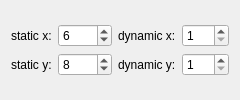
             <widget class="QWidget" name="tab_10">
              <attribute name="title">
               <string>xy-mesh</string>
              </attribute>
              <layout class="QGridLayout" name="gridLayout_34">
               <item row="0" column="0">
                <layout class="QGridLayout" name="gridLayout_33">
                 <item row="1" column="3">
                  <widget class="QLabel" name="label_36">
                   <property name="text">
                    <string>dynamic y:</string>
                   </property>
                  </widget>
                 </item>
                 <item row="1" column="2">
                  <widget class="QSpinBox" name="sb_synum">
                   <property name="minimum">
                    <number>1</number>
                   </property>
                   <property name="maximum">
                    <number>9999</number>
                   </property>
                   <property name="value">
                    <number>8</number>
                   </property>
                  </widget>
                 </item>
                 <item row="0" column="4">
                  <widget class="QSpinBox" name="sb_dxnum">
                   <property name="minimum">
                    <number>1</number>
                   </property>
                   <property name="maximum">
                    <number>999</number>
                   </property>
                   <property name="value">
                    <number>1</number>
                   </property>
                  </widget>
                 </item>
                 <item row="1" column="4">
                  <widget class="QSpinBox" name="sb_dynum">
                   <property name="minimum">
                    <number>1</number>
                   </property>
                   <property name="maximum">
                    <number>999</number>
                   </property>
                   <property name="value">
                    <number>1</number>
                   </property>
                  </widget>
                 </item>
                 <item row="0" column="3">
                  <widget class="QLabel" name="label_37">
                   <property name="text">
                    <string>dynamic x:</string>
                   </property>
                  </widget>
                 </item>
                 <item row="0" column="2">
                  <widget class="QSpinBox" name="sb_sxnum">
                   <property name="minimum">
                    <number>1</number>
                   </property>
                   <property name="maximum">
                    <number>9999</number>
                   </property>
                   <property name="value">
                    <number>6</number>
                   </property>
                  </widget>
                 </item>
                 <item row="1" column="1">
                  <widget class="QLabel" name="label_38">
                   <property name="text">
                    <string>static y:</string>
                   </property>
                  </widget>
                 </item>
                 <item row="0" column="1">
                  <widget class="QLabel" name="label_34">
                   <property name="text">
                    <string>static x:</string>
                   </property>
                  </widget>
                 </item>
                </layout>
               </item>
              </layout>
             </widget>
